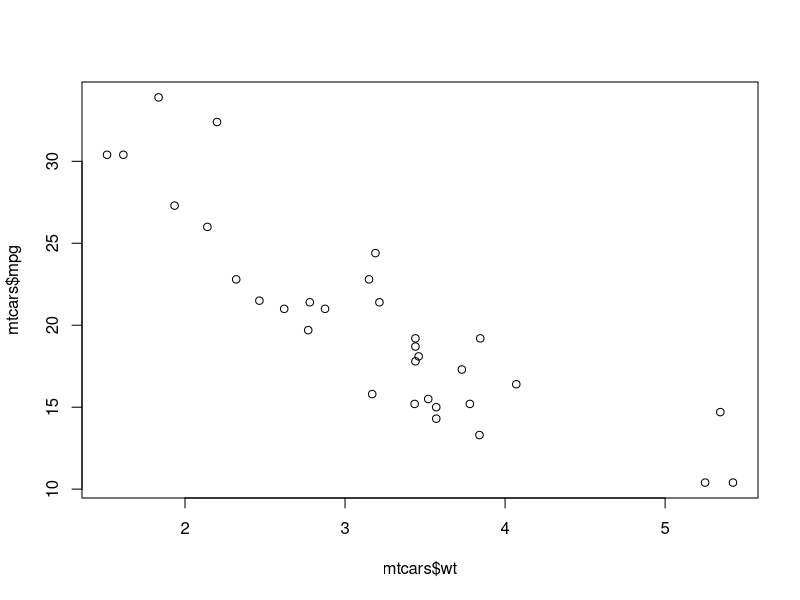
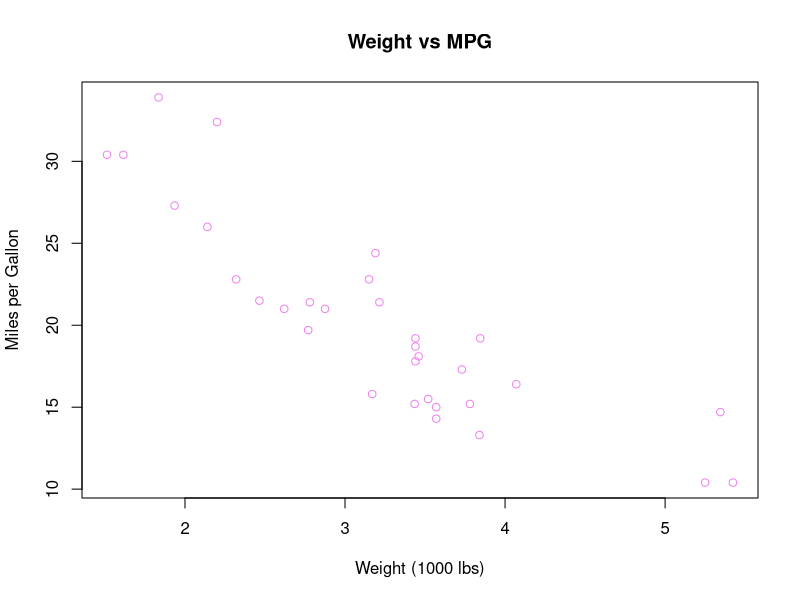
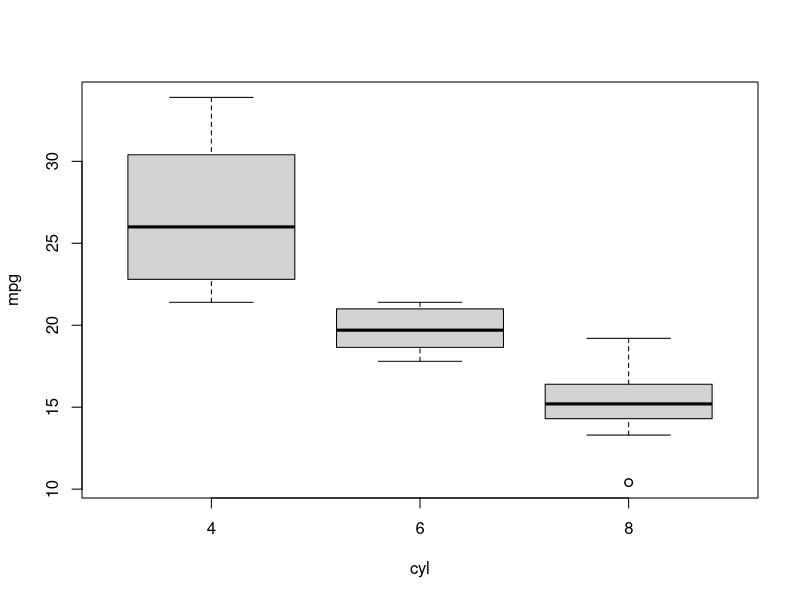
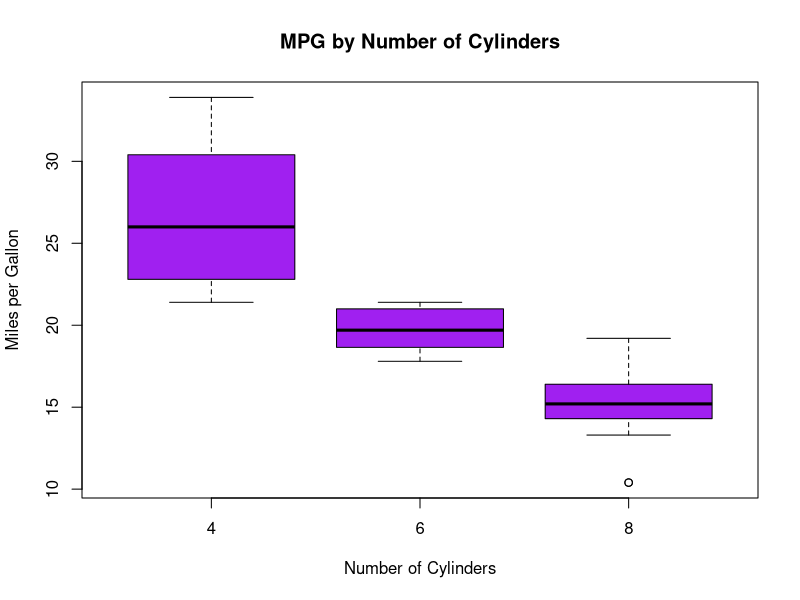

The R source for these figures, in order: (Note: this script raises an error after producing the figures.)
## ---- chunk 1
plot(mtcars$wt, mtcars$mpg)
## ---- chunk 2
plot(mtcars$wt, mtcars$mpg,
     main = "Weight vs MPG",
     xlab = "Weight (1000 lbs)",
     ylab = "Miles per Gallon",
     col = "violet")
## ---- chunk 3
boxplot(mpg ~ cyl, data = mtcars)
## ---- chunk 4
boxplot(mpg ~ cyl, data = mtcars,
        main = "MPG by Number of Cylinders",
        xlab = "Number of Cylinders",
        ylab = "Miles per Gallon",
        col = "purple")
## ---- chunk 5
avg_mpg_by_cyl <- mtcars %>% group_by(cyl) %>%
  summarise(avg_mpg = mean(mpg))
## ---- chunk 6
avg_mpg_by_cyl
## ---- chunk 7
plot(mtcars$hp, mtcars$mpg,
     main = "Horsepower vs MPG",
     xlab = "Horsepower",
     ylab = "Miles per Gallon",
     col = "darkblue")
